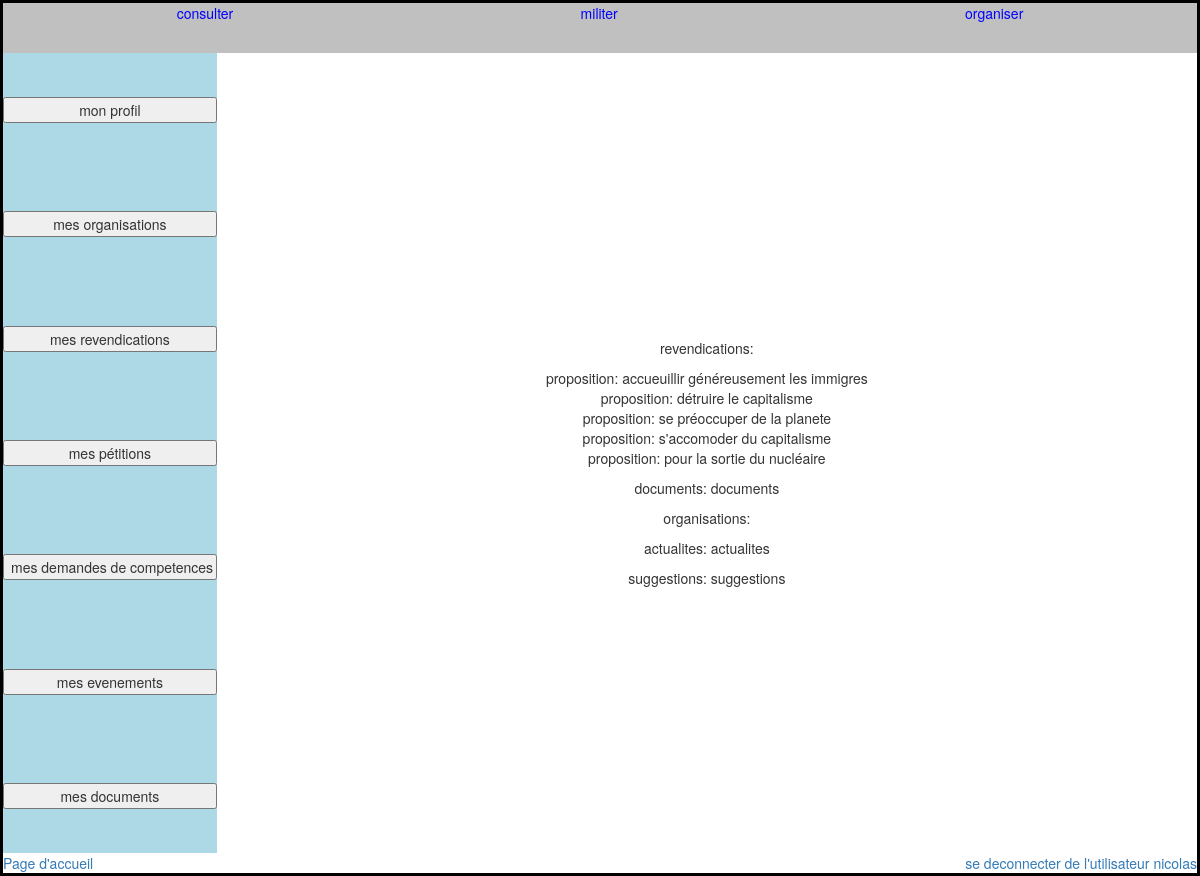
Page /revendication/afficher_mon_profil (signed in) on the committed database.
### revendication/models.py (models this page shows)
class Proposition(models.Model):
    ennonce = models.CharField(max_length=200, null=True)
    date_creation = models.DateField (default= timezone.now, null=True)
    categorie =  models.ForeignKey(Theme, null=True, blank = True)
    supporter = models.ManyToManyField(User, through= "Soutien", null =True)
    champ_lexical = models.CharField (max_length = 100000, default = "vide", null = True)
    def __str__(self):
        return self.ennonce

### revendication/views.py (the view)
def afficher_mon_profil (request):
	utilisateur = request.user
	revendications = Proposition.objects.filter (soutien__user= utilisateur)
	documents = "documents"
	organisations = Organisation.objects.filter(soutien__user = utilisateur)
	actualites= "actualites"
	suggestions = "suggestions"
	return render (request, 'revendications/afficher_mon_profil.html', {"revendications":revendications, "documents":documents, "organisations": organisations, "actualites": actualites, "suggestions": suggestions})

### revendication/templates/revendications/afficher_mon_profil.html (shortened to what this page needs)
{% extends "revendications/militer.html" %}
{% load static %}
{% block barre_centrale %}
            <p> revendications: {% for proposition in revendications %}
			<div> proposition: {{proposition}}</div>
    		{% endfor %}
    		</p>
            <p> documents: {{documents}}</p>
            <p> organisations:
            </p>
            <p> actualites: {{actualites}}</p>
            <p> suggestions: {{suggestions}}</p>
{% endblock %}

### revendication/templates/revendications/base.html (shortened to what this page needs)
{% load static %}
<!DOCTYPE html>
<html>
    <head>
<link rel="stylesheet" href="{% static 'css/accueil.css' %}">
<link rel="stylesheet" href="//maxcdn.bootstrapcdn.com/bootstrap/3.2.0/css/bootstrap.min.css">
    </head>
    </head>
    <body>
        <header>
            <div class="barre_du_haut" id="barre_du_haut">
            {% block barre_du_haut %}
                    <a href="{% url 'consulter' %}" id="consulter" style="color:blue;"> consulter</a>
                    <a href="{% url 'militer' %}" id="militer" style="color:blue;"  > militer</a>
                    <a href="{% url 'organiser' %}" id="organiser" style="color:blue;">    organiser</a>
            {% endblock %}
            </div>
        </header>
        <div id="zone_centrale">
           <div class="barre_de_gauche">
            {% block barre_de_gauche %}
             {% endblock %}
            </div>
            <div class="barre_centrale">
             {% block barre_centrale %}
             {% endblock %}
            </div>
        </div>
         <footer>
           <div class "barre_du_bas" id="barre_du_bas">
            {% block barre_du_bas %}
                <a href="{% url 'accueil' %}">Page d'accueil</a>
                <div>
                {% if user.is_authenticated %}
                    <a href="{% url 'deconnexion' %}" > se deconnecter de l'utilisateur {{user}} </a>
                {% else %}
                    <a href="{% url 'authentification' %}" > se connecter</a>
                {% endif %}
                </div>
            {% endblock %}
          </div>
        </footer>
    </body>
</html>

### revendication/static/css/accueil.css (style rules this page uses)
.barre_du_haut { background-color: silver; color: white; display:flex; justify-content: space-around; align-items: stretch; height: 50px; }
#zone_centrale { display: flex; justify-content: center; min-height: 800px }
.barre_de_gauche { background-color: #ADD8E6; order:1; display:flex; min-width: 200px; text-align: center; justify-content: space-around; flex-direction: column; }
.barre_centrale { display:flex; flex-direction: column; order:2; background-color: white; text-align: center; width : 1000px; justify-content: center; margin: auto; }
#barre_du_bas { display: flex; justify-content: space-between; }
body { border: 3px solid black; }

### rows in the picture
Proposition: ennonce "accueuillir généreusement les immigres"
Proposition: ennonce "détruire le capitalisme"
Proposition: ennonce "se préoccuper de la planete"
Proposition: ennonce "s'accomoder du capitalisme"
Proposition: ennonce "pour la sortie du nucléaire"

### other values in the picture
{{ documents }} "documents"
{{ actualites }} "actualites"
{{ suggestions }} "suggestions"
{{ user }} "nicolas"
